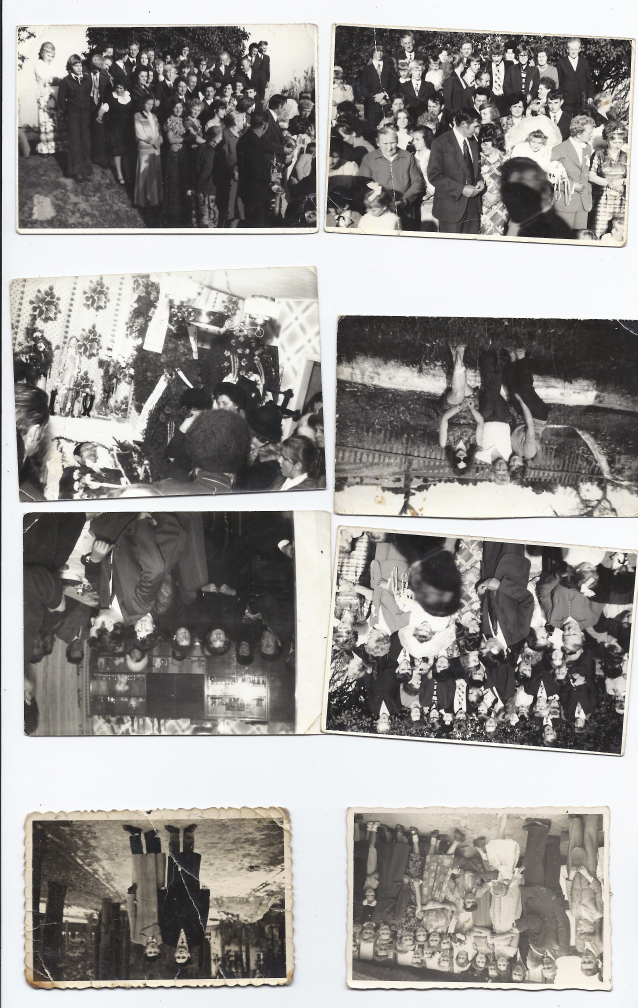
#> input picture Tissaia_Project/temp_input/077eda35-9442-4041-8425-aceb19b44818_test.jpg, 2550 x 4029 px (shown at 1/4 size)
$ python -i graphics.py   (imports and definitions only)
#> lines starting #> are read from the running program, lines starting #| are printed output that depends on the picture
#> further down, picture is the input picture: PIL image 2550x4029 RGB; mean R, G, B 152.2, 150, 147.5
import numpy as np
import cv2
from PIL import Image, ImageEnhance, ImageFilter, ImageChops

def apply_super_sharpen(img):
    img = ImageEnhance.Contrast(img).enhance(1.2)
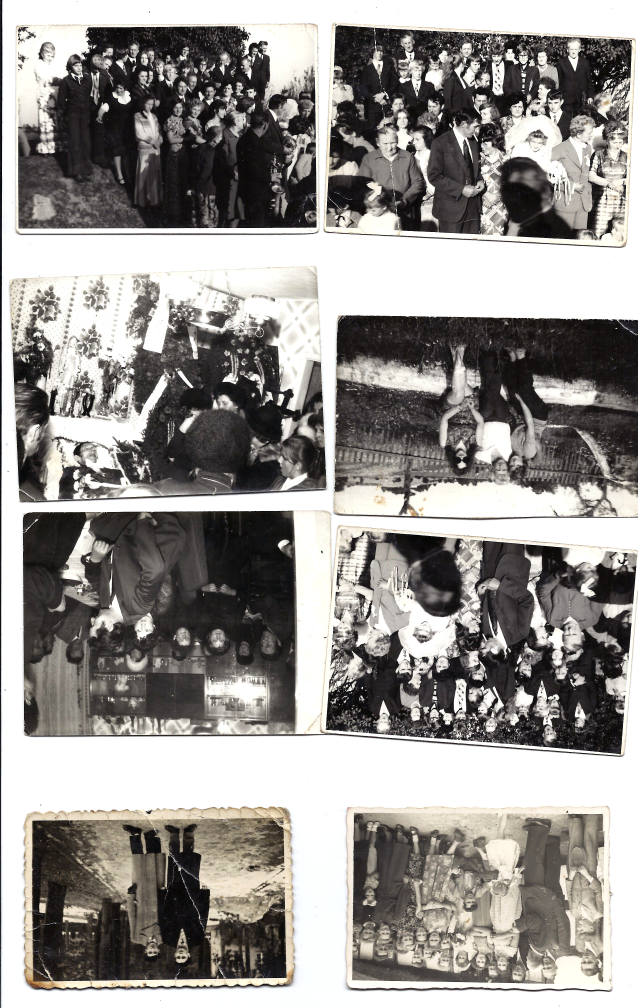
#> img: PIL image 2550x4029 RGB (shown at 1/4 size); mean R, G, B 149.8, 146.8, 143.6
    img = ImageEnhance.Color(img).enhance(1.1)
    img = ImageEnhance.Sharpness(img).enhance(1.5)
    return img

>>> from PIL import Image
>>> picture = Image.open('../../../Tissaia_Project/temp_input/077eda35-9442-4041-8425-aceb19b44818_test.jpg')
>>> result = apply_super_sharpen(picture)
